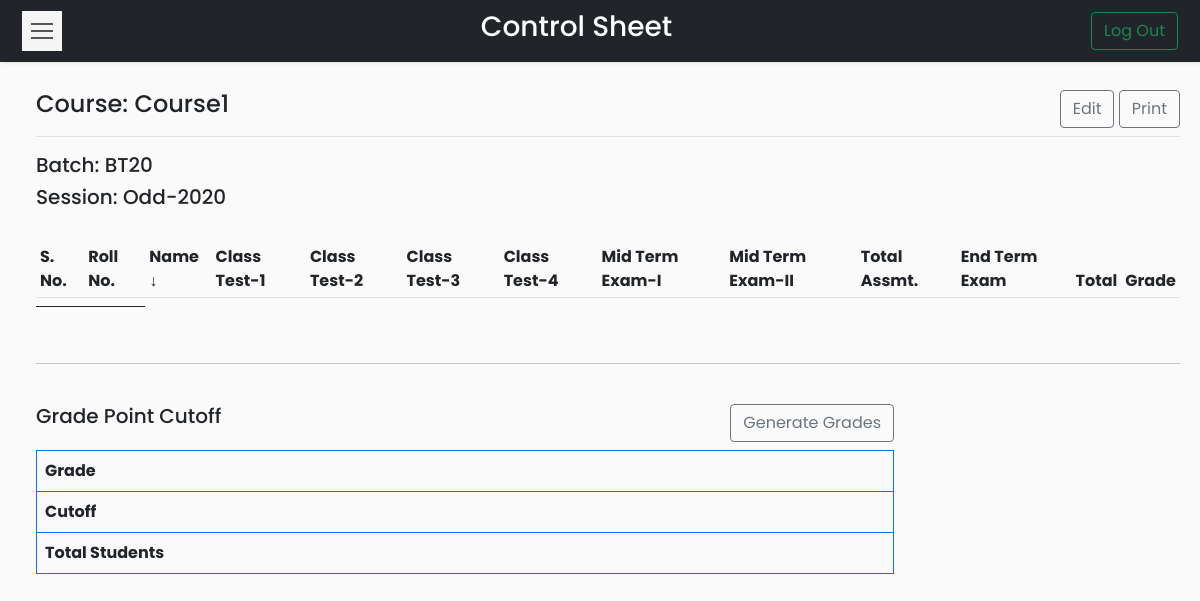
Page /Codes/coursetable.php?course=CSL-X1 (signed in) on the earlier database version.
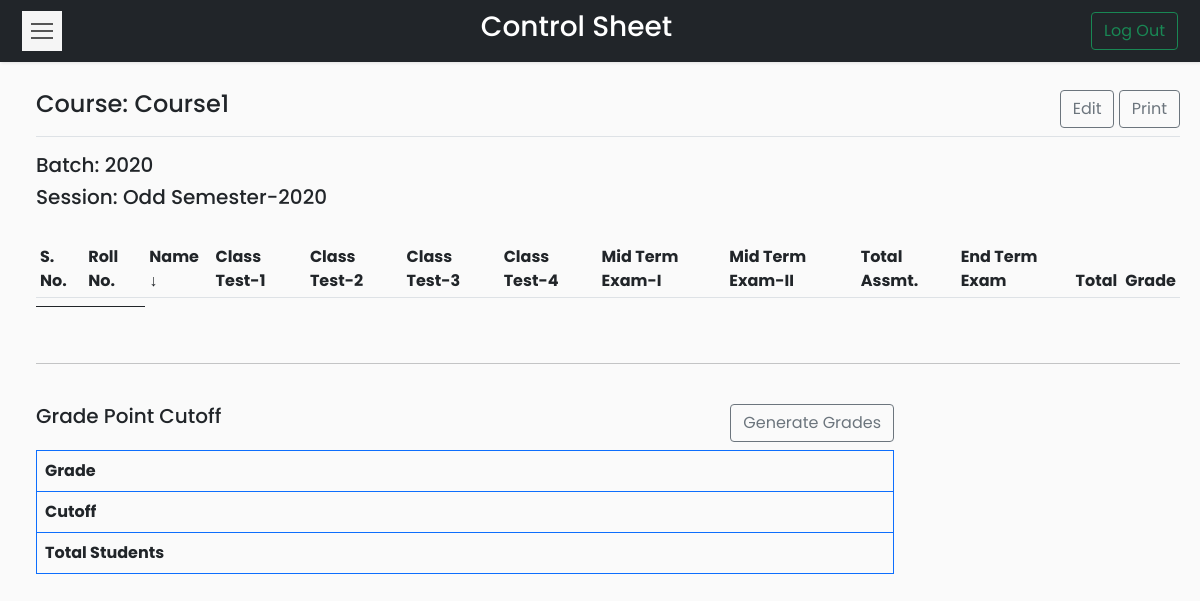
Same page on the later database version.
### tables this page shows
CREATE TABLE `courses` (
  `id` int(11) NOT NULL,
  `course_name` varchar(50) NOT NULL,
  `course_code` varchar(20) NOT NULL,
  `semester` varchar(25) NOT NULL,
  `batch` varchar(20) NOT NULL
);

### Codes/coursetable.php (the view, shortened to what this page needs)
<?php
if (isset($_SESSION['id'])) {
?>
    <!DOCTYPE html>
    <html>
    <head>
        <link rel="stylesheet" href="css/bootstrap.min.css">
        <link rel="stylesheet" href="css/custom.css">
        <?php
        require_once __DIR__ . '\connection\connect.php';
        if (isset($_GET['course'])) {
            $cd = $_GET['course'];
        } else {
            header('Location: dashboard.php?error=ERROR OCCURRED');
            exit();
        }
        ?>
    </head>
    <body>
        <nav class="navbar navbar-light bg-dark">
            <div class="container-fluid">
                <button type="button" id="sidebarCollapse" class="navbar-btn">
                    <span></span>
                    <span></span>
                    <span></span>
                </button>
                <span class="text-white h3">Control Sheet</span>
                <form class="d-flex">
                    <a href="logout.php">
                        <button class="btn btn-outline-success" type="button">Log Out</button>
                    </a>
                </form>
            </div>
        </nav>
        <div class="wrapper">
            <div id="content">
                <?php
                $sql = "SELECT course_name, semester, batch FROM courses WHERE course_code='$cd'";
                $result = $conn->query($sql);
                $row = $result->fetch_assoc();
                $cn = $row['course_name'];
                ?>
                <main class="col-md-auto ms-sm-3 col-lg-auto px-md-auto" id="printableTable">
                    <div class="d-flex justify-content-between flex-wrap flex-md-nowrap align-items-center pt-2 pb-2 mb-3 border-bottom btn-toolbar mb-3" role="toolbar" aria-label="Toolbar with button groups">
                        <h4 class="h4"><?php echo "Course: " . $cn ?></h4>
                        <div class="d-grid gap-2 d-md-block" role="group" aria-label="First group">
                            <a type="button" class="btn btn-outline-secondary" href="edit.php?course=<?php echo $cd ?>">Edit</a>
                            <a type="button" class="btn btn-outline-secondary" target="_blank" href="print.php?course=<?php echo $cd ?>">Print</a>
                        </div>
                    </div>
                    <h5>Batch: <?php echo $row['batch']; ?></h5>
                    <h5>Session: <?php echo $row['semester']; ?></h5>
                    <br>
                    <div class="table-responsive">
                        <table class="table table-striped table-sm">
                            <thead>
                                <tr>
                                    <th>S. No.</th>
                                    <th>Roll No.</th>
                                    <th>Name ↓</th>
                                    <th>Class Test-1</th>
                                    <th>Class Test-2</th>
                                    <th>Class Test-3</th>
                                    <th>Class Test-4</th>
                                    <th>Mid Term Exam-I</th>
                                    <th>Mid Term Exam-II</th>
                                    <th>Total Assmt.</th>
                                    <th>End Term Exam</th>
                                    <th>Total</th>
                                    <th>Grade</th>
                                </tr>
                                <tr>
                                    <th></th>
                                    <th></th>
                                </tr>
                            </thead>
                        </table>
                    </div>
                    <br>
                    <hr>
                    <br>
                    <div class="table-responsive grade">
                        <div class="sameline grades">
                            <div class="text-start h5">Grade Point Cutoff</div>
                            <a class="btn btn-outline-secondary mb-2" href="generate.php?course=<?php echo $cd ?>">Generate Grades</a>
                        </div>
                        <table class="table table-bordered border-primary grades">
                            <thead>
                                <tr>
                                    <td><strong>Grade</strong></td>
                                </tr>
                            </thead>
                            <tbody>
                                <tr>
                                    <td scope="row"><strong>Cutoff</strong></td>
                                </tr>
                                <tr>
                                    <td><strong>Total Students</strong></td>
                                </tr>
                            </tbody>
                        </table>
                    </div>
                </main>
            </div>
        </div>
    <?php
} else {
    header('Location: index.php?error=INVALID REQUEST');
    exit();
}
    ?>
    </body>
    </html>

### Codes/css/custom.css (style rules this page uses)
body { font-family: 'Poppins', sans-serif; background: #fafafa; }
a, a:hover, a:focus { color: inherit; text-decoration: none; transition: all 0.3s; }
.navbar { padding: 10px 10px; background: #fff; border: none; border-radius: 5; margin-bottom: 0px; box-shadow: 1px 1px 3px rgba(0, 0, 0, 0.1); }
.navbar-btn { box-shadow: none; outline: none !important; border: none; }
.wrapper { display: flex; width: 100%; align-items: stretch; perspective: 1500px; }
.grades { width:75%; }
.sameline { display: flex; justify-content: space-between; }
#content { width: 100%; padding: 20px; min-height: 100vh; transition: all 0.3s; }
#sidebarCollapse { width: 40px; height: 40px; background: #f5f5f5; cursor: pointer; }
#sidebarCollapse span { width: 80%; height: 2px; margin: 0 auto; display: block; background: #555; transition: all 0.8s cubic-bezier(0.810, -0.330, 0.345, 1.375); transition-delay: 0.2s; }
#sidebarCollapse span:first-of-type { transform: rotate(45deg) translate(2px, 2px); }
#sidebarCollapse span:nth-of-type(2) { opacity: 0; }
#sidebarCollapse span:last-of-type { transform: rotate(-45deg) translate(1px, -1px); }
@media (max-width: 10000px) { #sidebarCollapse span:first-of-type, #sidebarCollapse span:nth-of-type(2), #sidebarCollapse span:last-of-type { transform: none; opacity: 1; margin: 5px auto; } }

Differences in the rows shown:
changed courses "Course1": batch "BT20" → "2020"; semester "Odd-2020" → "Odd Semester-2020"
